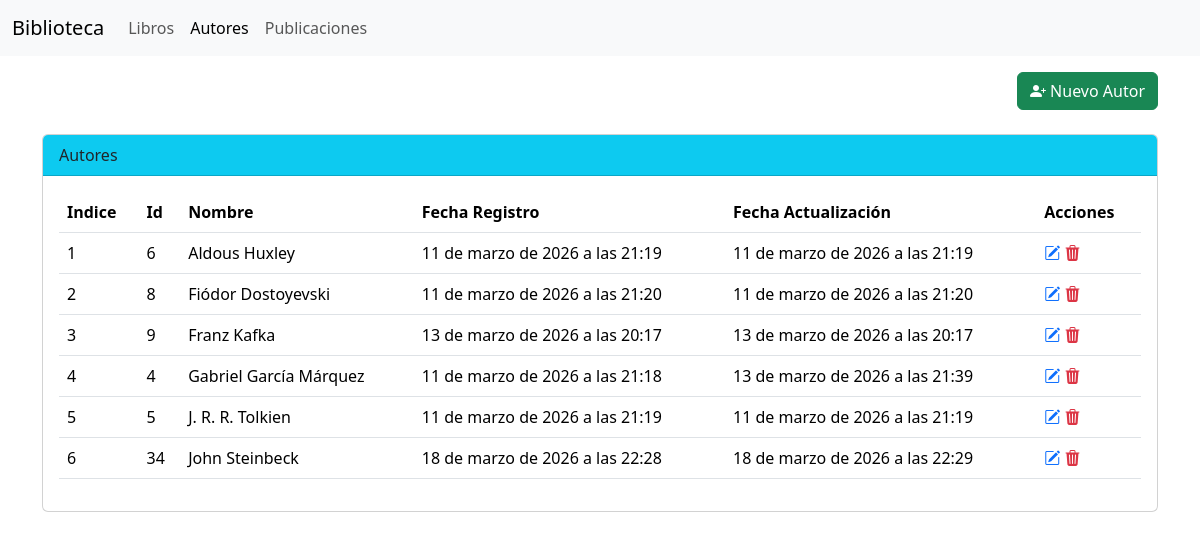
Before: /authors/ with the older database file.
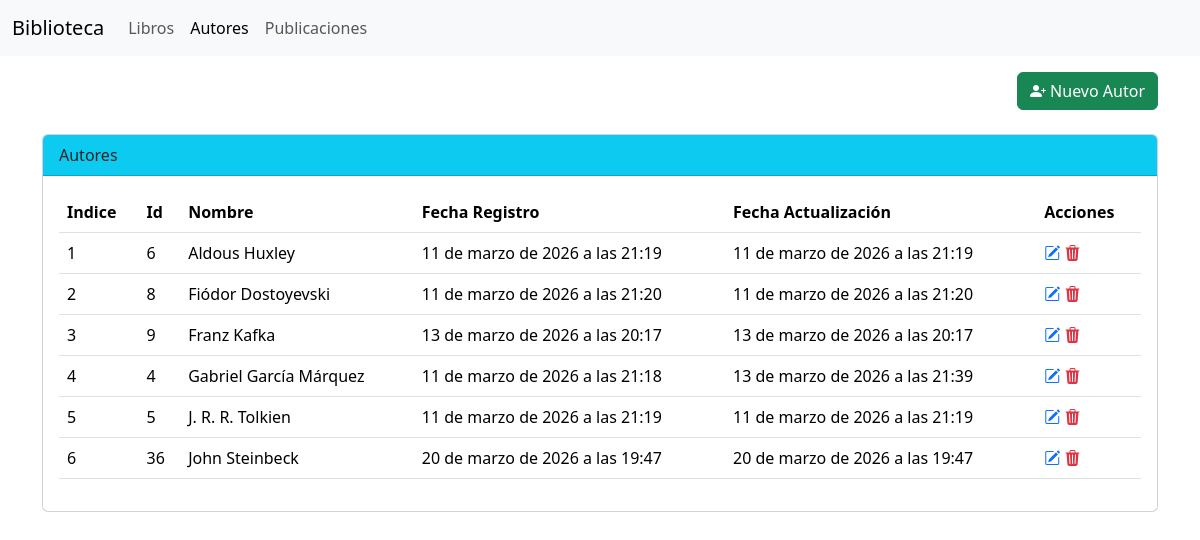
After: the same page with the newer database file.
### biblioteca_app/models.py (models this page shows, shortened)
class Author(models.Model):
    name        = models.CharField(max_length=255)
    created_at  = models.DateTimeField(auto_now_add=True)
    updated_at  = models.DateTimeField(auto_now=True)

### biblioteca_app/views.py (the view)
# urls.py: path("authors/", authors_list, name="authors_list"),
@require_http_methods(["GET"])
def authors_list(request):
    autores = Author.objects.all().order_by("name")#SELECT * FROM Authors
    contexto = {
        "autores" : autores,
    }
    return render(request, "authors_list.html", contexto)

### biblioteca_app/templates/authors_list.html (shortened to what this page needs)
{% extends "base.html" %}
{% block content %}
<div class="mt-3 d-flex justify-content-end">
    <a class="btn btn-success" href="{% url 'authors_create' %}">
        <i class="bi bi-person-plus-fill"></i> Nuevo Autor
    </a>
</div>
<div class="card mt-4">
    <div class="card-header bg-info">
        Autores
    </div>
    <div class="card-body">
        <table class="table">
            <thead>
                <tr>
                    <th scope="col">Indice</th>
                    <th scope="col">Id</th>
                    <th scope="col">Nombre</th>
                    <th scope="col">Fecha Registro</th>
                    <th scope="col">Fecha Actualización</th>
                    <th scope="col">Acciones</th>
                </tr>
            </thead>
            <tbody>
                {% for autor in autores %}
                <tr>
                    <td>{{ forloop.counter }}</td>
                    <td>{{ autor.id }}</td>
                    <td>{{ autor.name }}</td>
                    <td>{{ autor.created_at }}</td>
                    <td>{{ autor.updated_at }}</td>
                    <td>
                        <div>
                            <a class="text-primary" href="{% url 'authors_update' autor.id %}"><i
                                    class="bi bi-pencil-square"></i></a>
                            <a
                            class="text-danger delete-btn"
                            href=""
                            data-url="{% url 'authors_delete' autor.id %}"
                            data-text="Se eliminará {{ autor.name }}. Esta acción no se puede revertir"
                            data-title = "¿Eliminar Autor?"
                            >
                            <i class="bi bi-trash3-fill"></i></a>
                        </div>
                    </td>
                </tr>
                {% empty %}
                <tr>
                    <td>No hay autores</td>
                </tr>
                {% endfor %}
            </tbody>
        </table>
    </div>
</div>
{% endblock %}

Changed rows visible on the page:
removed Author: id "34", name "John Steinbeck", created_at "18 de marzo de 2026 a las 22:28", updated_at "18 de marzo de 2026 a las 22:29"
added Author: id "36", name "John Steinbeck", created_at "20 de marzo de 2026 a las 19:47", updated_at "20 de marzo de 2026 a las 19:47"
